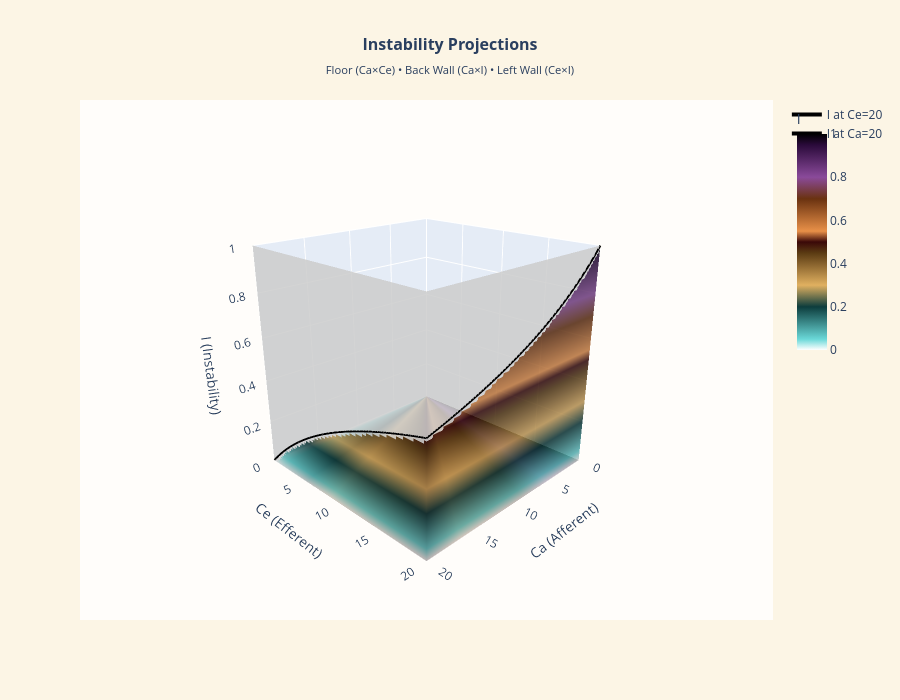

The cell this chart's notebook holds for it:
### Markdown cell above
---
## 🔄 Interactive: Instability Projections

Floor and wall projections in 3D space.

### Code cell
# ============================================================
# 🔄 INSTABILITY PROJECTIONS
# ============================================================

# Build data for projections
n = 80
ca_range = np.linspace(0, 20, n)
ce_range = np.linspace(0, 20, n)
Ca_floor, Ce_floor = np.meshgrid(ca_range, ce_range)
I_floor = calc_instability(Ce_floor, Ca_floor)

fig_proj = go.Figure()

# Floor projection (Ca × Ce at z=0)
fig_proj.add_trace(go.Surface(
    x=Ca_floor, y=Ce_floor, z=np.zeros_like(I_floor),
    surfacecolor=I_floor,
    colorscale=CONFIG['instability_colorscale'],
    cmin=0, cmax=1,
    showscale=True,
    colorbar=dict(title='I', len=0.5, y=0.75),
    opacity=0.9,
    name='Floor (Ca×Ce)',
    hovertemplate='Ca: %{x:.1f}<br>Ce: %{y:.1f}<br>I: %{surfacecolor:.3f}<extra>Floor</extra>',
))

# Back wall (Ca × I at Ce=20)
i_axis = np.linspace(0, 1, n)
Ca_back, I_back = np.meshgrid(ca_range, i_axis)
I_curve_back = 20 / (20 + ca_range)
mask_back = I_back <= np.tile(I_curve_back, (n, 1))
I_back_color = np.where(mask_back, I_back, np.nan)

fig_proj.add_trace(go.Surface(
    x=Ca_back, y=np.full_like(Ca_back, 20), z=I_back,
    surfacecolor=I_back_color,
    colorscale=CONFIG['instability_colorscale'],
    cmin=0, cmax=1,
    showscale=False,
    opacity=0.85,
    name='Back Wall (Ca×I)',
    hovertemplate='Ca: %{x:.1f}<br>I: %{z:.3f}<extra>Back Wall (Ce=20)</extra>',
))

# Left wall (Ce × I at Ca=20)
Ce_left, I_left = np.meshgrid(ce_range, i_axis)
I_curve_left = ce_range / (ce_range + 20)
mask_left = I_left <= np.tile(I_curve_left, (n, 1))
I_left_color = np.where(mask_left, I_left, np.nan)

fig_proj.add_trace(go.Surface(
    x=np.full_like(Ce_left, 20), y=Ce_left, z=I_left,
    surfacecolor=I_left_color,
    colorscale=CONFIG['instability_colorscale'],
    cmin=0, cmax=1,
    showscale=False,
    opacity=0.85,
    name='Left Wall (Ce×I)',
    hovertemplate='Ce: %{y:.1f}<br>I: %{z:.3f}<extra>Left Wall (Ca=20)</extra>',
))

# Edge curves
fig_proj.add_trace(go.Scatter3d(
    x=ca_range, y=np.full_like(ca_range, 20), z=I_curve_back,
    mode='lines', line=dict(color='black', width=4),
    name='I at Ce=20',
))
fig_proj.add_trace(go.Scatter3d(
    x=np.full_like(ce_range, 20), y=ce_range, z=I_curve_left,
    mode='lines', line=dict(color='black', width=4),
    name='I at Ca=20',
))

fig_proj.update_layout(
    title=dict(
        text='<b>Instability Projections</b><br><sub>Floor (Ca×Ce) • Back Wall (Ca×I) • Left Wall (Ce×I)</sub>',
        font=dict(size=16),
        x=0.5,
    ),
    scene=dict(
        xaxis=dict(title='Ca (Afferent)', range=[0, 20]),
        yaxis=dict(title='Ce (Efferent)', range=[0, 20]),
        zaxis=dict(title='I (Instability)', range=[0, 1]),
        camera=dict(eye=dict(x=1.8, y=1.8, z=1.0)),
        bgcolor=CONFIG['plot_bg'],
    ),
    paper_bgcolor=CONFIG['paper_bg'],
    height=700,
)

fig_proj.show()

# Uncomment to save:
# fig_proj.write_html('instability-projections-interactive.html', include_plotlyjs='cdn')

### Figure 1 — Plotly figure (JSON) as saved in the notebook; plotly's stock layout.template omitted (floating-point values rounded to 4 significant figures; data arrays with more than 128 entries replaced by an {"elided": "..."} marker saying what was removed)
{"data": [{"cmax": 1, "cmin": 0, "colorbar": {"len": 0.5, "title": {"text": "I"}, "y": 0.75}, "colorscale": [[0, "#FFFFFF"], [0.05, "#6AD8D8"], [0.2, "#0D3D3D"], [0.3, "#E0B060"], [0.45, "#5A3A12"], [0.5, "#3A0808"], [0.55, "#E89048"], [0.7, "#6A3210"], [0.8, "#8A4A9A"], [0.95, "#2A0A3A"], [1, "#000000"]], "hovertemplate": "Ca: %{x:.1f}<br>Ce: %{y:.1f}<br>I: %{surfacecolor:.3f}<extra>Floor</extra>", "name": "Floor (Ca×Ce)", "opacity": 0.9, "showscale": true, "surfacecolor": {"elided": "80x80 float values"}, "type": "surface", "x": {"elided": "80x80 float values"}, "y": {"elided": "80x80 float values"}, "z": {"elided": "80x80 float values"}}, {"cmax": 1, "cmin": 0, "colorscale": [[0, "#FFFFFF"], [0.05, "#6AD8D8"], [0.2, "#0D3D3D"], [0.3, "#E0B060"], [0.45, "#5A3A12"], [0.5, "#3A0808"], [0.55, "#E89048"], [0.7, "#6A3210"], [0.8, "#8A4A9A"], [0.95, "#2A0A3A"], [1, "#000000"]], "hovertemplate": "Ca: %{x:.1f}<br>I: %{z:.3f}<extra>Back Wall (Ce=20)</extra>", "name": "Back Wall (Ca×I)", "opacity": 0.85, "showscale": false, "surfacecolor": {"elided": "80x80 float values"}, "type": "surface", "x": {"elided": "80x80 float values"}, "y": {"elided": "80x80 float values"}, "z": {"elided": "80x80 float values"}}, {"cmax": 1, "cmin": 0, "colorscale": [[0, "#FFFFFF"], [0.05, "#6AD8D8"], [0.2, "#0D3D3D"], [0.3, "#E0B060"], [0.45, "#5A3A12"], [0.5, "#3A0808"], [0.55, "#E89048"], [0.7, "#6A3210"], [0.8, "#8A4A9A"], [0.95, "#2A0A3A"], [1, "#000000"]], "hovertemplate": "Ce: %{y:.1f}<br>I: %{z:.3f}<extra>Left Wall (Ca=20)</extra>", "name": "Left Wall (Ce×I)", "opacity": 0.85, "showscale": false, "surfacecolor": {"elided": "80x80 float values"}, "type": "surface", "x": {"elided": "80x80 float values"}, "y": {"elided": "80x80 float values"}, "z": {"elided": "80x80 float values"}}, {"line": {"color": "black", "width": 4}, "mode": "lines", "name": "I at Ce=20", "type": "scatter3d", "x": [0.0, 0.2532, 0.5063, 0.7595, 1.013, 1.266, 1.519, 1.772, 2.025, 2.278, 2.532, 2.785, 3.038, 3.291, 3.544, 3.797, 4.051, 4.304, 4.557, 4.81, 5.063, 5.316, 5.57, 5.823, 6.076, 6.329, 6.582, 6.835, 7.089, 7.342, 7.595, 7.848, 8.101, 8.354, 8.608, 8.861, 9.114, 9.367, 9.62, 9.873, 10.13, 10.38, 10.63, 10.89, 11.14, 11.39, 11.65, 11.9, 12.15, 12.41, 12.66, 12.91, 13.16, 13.42, 13.67, 13.92, 14.18, 14.43, 14.68, 14.94, 15.19, 15.44, 15.7, 15.95, 16.2, 16.46, 16.71, 16.96, 17.22, 17.47, 17.72, 17.97, 18.23, 18.48, 18.73, 18.99, 19.24, 19.49, 19.75, 20.0], "y": [20.0, 20.0, 20.0, 20.0, 20.0, 20.0, 20.0, 20.0, 20.0, 20.0, 20.0, 20.0, 20.0, 20.0, 20.0, 20.0, 20.0, 20.0, 20.0, 20.0, 20.0, 20.0, 20.0, 20.0, 20.0, 20.0, 20.0, 20.0, 20.0, 20.0, 20.0, 20.0, 20.0, 20.0, 20.0, 20.0, 20.0, 20.0, 20.0, 20.0, 20.0, 20.0, 20.0, 20.0, 20.0, 20.0, 20.0, 20.0, 20.0, 20.0, 20.0, 20.0, 20.0, 20.0, 20.0, 20.0, 20.0, 20.0, 20.0, 20.0, 20.0, 20.0, 20.0, 20.0, 20.0, 20.0, 20.0, 20.0, 20.0, 20.0, 20.0, 20.0, 20.0, 20.0, 20.0, 20.0, 20.0, 20.0, 20.0, 20.0], "z": [1.0, 0.9875, 0.9753, 0.9634, 0.9518, 0.9405, 0.9294, 0.9186, 0.908, 0.8977, 0.8876, 0.8778, 0.8681, 0.8587, 0.8495, 0.8404, 0.8316, 0.8229, 0.8144, 0.8061, 0.798, 0.79, 0.7822, 0.7745, 0.767, 0.7596, 0.7524, 0.7453, 0.7383, 0.7315, 0.7248, 0.7182, 0.7117, 0.7054, 0.6991, 0.693, 0.687, 0.681, 0.6752, 0.6695, 0.6639, 0.6583, 0.6529, 0.6475, 0.6423, 0.6371, 0.632, 0.627, 0.622, 0.6172, 0.6124, 0.6077, 0.6031, 0.5985, 0.594, 0.5896, 0.5852, 0.5809, 0.5766, 0.5725, 0.5683, 0.5643, 0.5603, 0.5563, 0.5524, 0.5486, 0.5448, 0.5411, 0.5374, 0.5338, 0.5302, 0.5267, 0.5232, 0.5197, 0.5163, 0.513, 0.5097, 0.5064, 0.5032, 0.5]}, {"line": {"color": "black", "width": 4}, "mode": "lines", "name": "I at Ca=20", "type": "scatter3d", "x": [20.0, 20.0, 20.0, 20.0, 20.0, 20.0, 20.0, 20.0, 20.0, 20.0, 20.0, 20.0, 20.0, 20.0, 20.0, 20.0, 20.0, 20.0, 20.0, 20.0, 20.0, 20.0, 20.0, 20.0, 20.0, 20.0, 20.0, 20.0, 20.0, 20.0, 20.0, 20.0, 20.0, 20.0, 20.0, 20.0, 20.0, 20.0, 20.0, 20.0, 20.0, 20.0, 20.0, 20.0, 20.0, 20.0, 20.0, 20.0, 20.0, 20.0, 20.0, 20.0, 20.0, 20.0, 20.0, 20.0, 20.0, 20.0, 20.0, 20.0, 20.0, 20.0, 20.0, 20.0, 20.0, 20.0, 20.0, 20.0, 20.0, 20.0, 20.0, 20.0, 20.0, 20.0, 20.0, 20.0, 20.0, 20.0, 20.0, 20.0], "y": [0.0, 0.2532, 0.5063, 0.7595, 1.013, 1.266, 1.519, 1.772, 2.025, 2.278, 2.532, 2.785, 3.038, 3.291, 3.544, 3.797, 4.051, 4.304, 4.557, 4.81, 5.063, 5.316, 5.57, 5.823, 6.076, 6.329, 6.582, 6.835, 7.089, 7.342, 7.595, 7.848, 8.101, 8.354, 8.608, 8.861, 9.114, 9.367, 9.62, 9.873, 10.13, 10.38, 10.63, 10.89, 11.14, 11.39, 11.65, 11.9, 12.15, 12.41, 12.66, 12.91, 13.16, 13.42, 13.67, 13.92, 14.18, 14.43, 14.68, 14.94, 15.19, 15.44, 15.7, 15.95, 16.2, 16.46, 16.71, 16.96, 17.22, 17.47, 17.72, 17.97, 18.23, 18.48, 18.73, 18.99, 19.24, 19.49, 19.75, 20.0], "z": [0.0, 0.0125, 0.02469, 0.03659, 0.04819, 0.05952, 0.07059, 0.0814, 0.09195, 0.1023, 0.1124, 0.1222, 0.1319, 0.1413, 0.1505, 0.1596, 0.1684, 0.1771, 0.1856, 0.1939, 0.202, 0.21, 0.2178, 0.2255, 0.233, 0.2404, 0.2476, 0.2547, 0.2617, 0.2685, 0.2752, 0.2818, 0.2883, 0.2946, 0.3009, 0.307, 0.313, 0.319, 0.3248, 0.3305, 0.3361, 0.3417, 0.3471, 0.3525, 0.3577, 0.3629, 0.368, 0.373, 0.378, 0.3828, 0.3876, 0.3923, 0.3969, 0.4015, 0.406, 0.4104, 0.4148, 0.4191, 0.4234, 0.4275, 0.4317, 0.4357, 0.4397, 0.4437, 0.4476, 0.4514, 0.4552, 0.4589, 0.4626, 0.4662, 0.4698, 0.4733, 0.4768, 0.4803, 0.4837, 0.487, 0.4903, 0.4936, 0.4968, 0.5]}], "layout": {"height": 700, "paper_bgcolor": "#FCF5E5", "scene": {"bgcolor": "rgba(252,245,229,0.8)", "camera": {"eye": {"x": 1.8, "y": 1.8, "z": 1}}, "xaxis": {"range": [0, 20], "title": {"text": "Ca (Afferent)"}}, "yaxis": {"range": [0, 20], "title": {"text": "Ce (Efferent)"}}, "zaxis": {"range": [0, 1], "title": {"text": "I (Instability)"}}}, "title": {"font": {"size": 16}, "text": "<b>Instability Projections</b><br><sub>Floor (Ca×Ce) • Back Wall (Ca×I) • Left Wall (Ce×I)</sub>", "x": 0.5}}}
